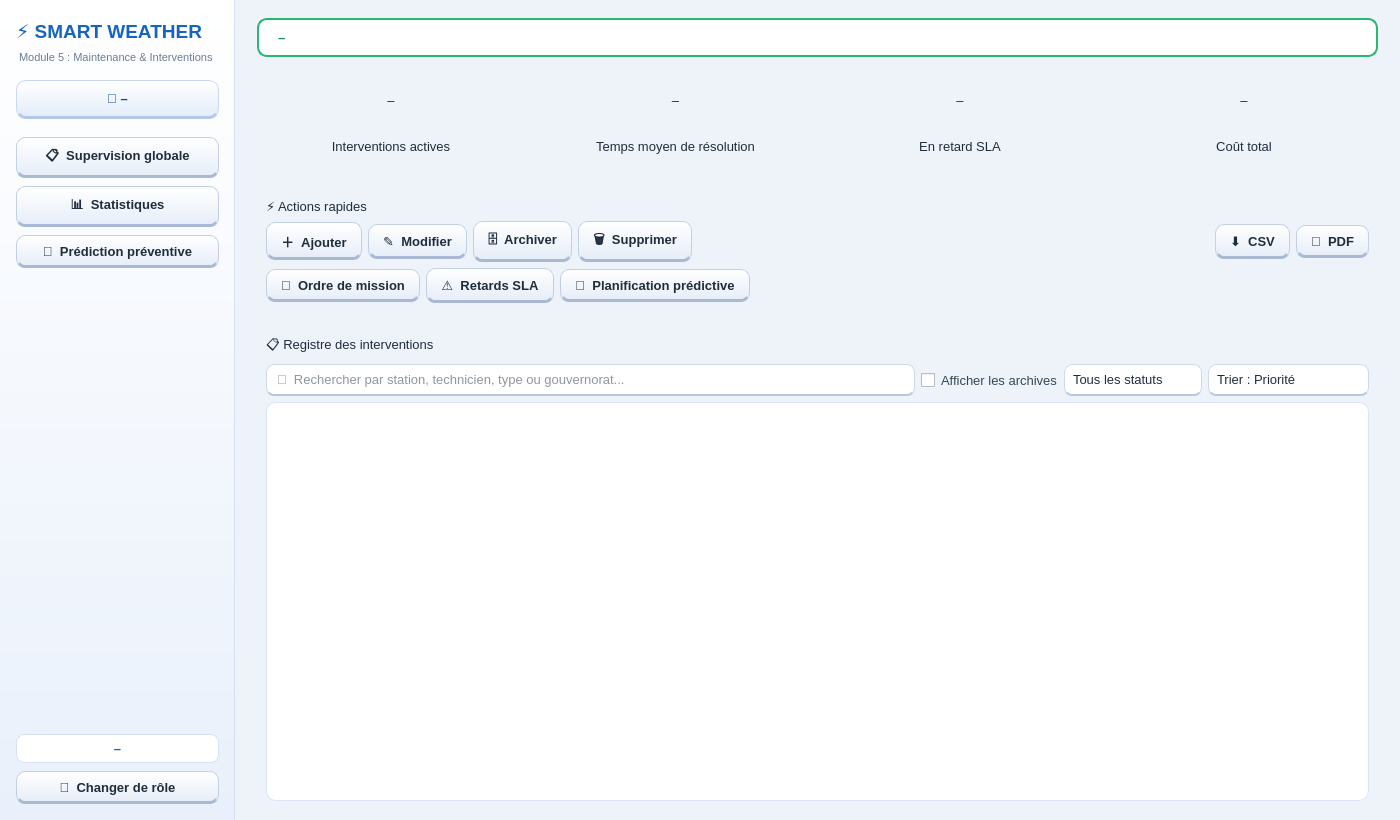
<?xml version="1.0" encoding="UTF-8"?>
<ui version="4.0">
 <class>MaintenanceWindow</class>
 <widget class="QMainWindow" name="MaintenanceWindow">
  <property name="geometry"><rect><x>0</x><y>0</y><width>1400</width><height>820</height></rect></property>
  <property name="windowTitle"><string>Smart Weather – Module 5 : Maintenance &amp; Interventions</string></property>
  <property name="styleSheet">
   <string notr="true"><![CDATA[/* ===========================================================
   SMART WEATHER – Module 5 : Maintenance & Interventions
   Theme clair, cartes degradees, boutons en relief (3D)
   =========================================================== */
* { font-family: "Segoe UI", "Roboto", sans-serif; font-size: 13px; color: #1f2d3d; }
QMainWindow, QDialog, QWidget#central, QWidget#content { background: #eef2f9; }
QStackedWidget, QWidget#pageList, QWidget#pageStats { background: transparent; }

/* ---------- Sidebar ---------- */
QFrame#sidebar {
    background: qlineargradient(x1:0, y1:0, x2:0, y2:1, stop:0 #ffffff, stop:1 #e9f0fb);
    border-right: 1px solid #d5e1f3;
}
QLabel#lblBrand  { font-size: 19px; font-weight: 800; color: #1565c0; background: transparent; }
QLabel#lblModule { color: #6b7c93; font-size: 11px; background: transparent; padding-bottom: 8px; }
QLabel#lblUserRole {
    background: qlineargradient(x1:0, y1:0, x2:0, y2:1, stop:0 #ffffff, stop:1 #e3ecfa);
    border: 1px solid #c9d8ef; border-bottom: 3px solid #b3c8e8; border-radius: 10px;
    padding: 10px; color: #0d47a1; font-weight: 700; margin-bottom: 10px;
}
QLabel#lblClock { color: #1565c0; font-weight: 700; background: white; border: 1px solid #d5e1f3;
                  border-radius: 8px; padding: 6px; }

QPushButton[nav="true"] {
    text-align: left; padding: 11px 14px; border-radius: 10px; border: 1px solid transparent;
    background: transparent; color: #33475b; font-weight: 600;
}
QPushButton[nav="true"]:hover { background: #dfeafb; }
QPushButton[nav="true"]:checked {
    color: white; font-weight: 700; border: 1px solid #0d47a1; border-bottom: 3px solid #0b3a82;
    background: qlineargradient(x1:0, y1:0, x2:0, y2:1, stop:0 #42a5f5, stop:1 #1565c0);
}

/* ---------- Banniere de role ---------- */
QLabel#lblRole {
    background: white; color: #1b8a5a; font-weight: 700; padding: 10px 16px;
    border: 2px solid #2bb673; border-radius: 10px;
}

/* ---------- Cartes KPI (degrade + relief) ---------- */
QFrame[cardColor] { border-radius: 14px; border: none; }
QFrame[cardColor="blue"]   { background: qlineargradient(x1:0, y1:0, x2:1, y2:1, stop:0 #2196f3, stop:1 #0d47a1);
                             border-bottom: 5px solid #0a3577; }
QFrame[cardColor="green"]  { background: qlineargradient(x1:0, y1:0, x2:1, y2:1, stop:0 #11c98f, stop:1 #00796b);
                             border-bottom: 5px solid #00564c; }
QFrame[cardColor="red"]    { background: qlineargradient(x1:0, y1:0, x2:1, y2:1, stop:0 #ff5252, stop:1 #c62828);
                             border-bottom: 5px solid #8e1b1b; }
QFrame[cardColor="purple"] { background: qlineargradient(x1:0, y1:0, x2:1, y2:1, stop:0 #9575ff, stop:1 #5e35b1);
                             border-bottom: 5px solid #432780; }
QLabel[kpiValue="true"] { font-size: 30px; font-weight: 800; color: white; background: transparent; border: none; }
QLabel[kpiLabel="true"] { font-size: 12px; color: rgba(255,255,255,0.92); background: transparent; border: none; }

/* ---------- Panneaux ---------- */
QFrame[panel="true"] { background: white; border: 1px solid #e0e8f4; border-bottom: 3px solid #d0dbec; border-radius: 14px; }
QFrame[panel="true"] QLabel, QFrame[panel="true"] QCheckBox { background: transparent; border: none; }
QFrame[panel="true"] QLabel[panelTitle="true"] { font-size: 14px; font-weight: 800; color: #1565c0;
                            border-bottom: 2px solid #1976d2; padding-bottom: 4px; }

/* ---------- Boutons en relief ---------- */
QPushButton {
    color: #1f2d3d; font-weight: 600; padding: 8px 14px 6px 14px; border-radius: 9px;
    border: 1px solid #c3cfe2; border-bottom: 3px solid #a9b9d3;
    background: qlineargradient(x1:0, y1:0, x2:0, y2:1, stop:0 #ffffff, stop:1 #e6edf8);
}
QPushButton:hover   { background: qlineargradient(x1:0, y1:0, x2:0, y2:1, stop:0 #ffffff, stop:1 #d6e6fd); }
QPushButton:pressed { border-bottom: 1px solid #a9b9d3; padding: 10px 14px 4px 14px; }
QPushButton:disabled { color: #9aa7b8; background: #eef1f6; border: 1px solid #dde3ee; border-bottom: 3px solid #cfd7e4; }

QPushButton[role="primary"], QPushButton[role="edit"], QPushButton[role="success"], QPushButton[role="danger"],
QPushButton[role="warning"], QPushButton[role="purple"], QPushButton[role="accent"], QPushButton[role="navy"] {
    color: white; font-weight: 700;
}
QPushButton[role="primary"]  { border: 1px solid #0d47a1; border-bottom: 3px solid #0a3577;
    background: qlineargradient(x1:0, y1:0, x2:0, y2:1, stop:0 #42a5f5, stop:1 #1565c0); }
QPushButton[role="edit"]     { border: 1px solid #3b6fb6; border-bottom: 3px solid #2c548c;
    background: qlineargradient(x1:0, y1:0, x2:0, y2:1, stop:0 #6f9bd6, stop:1 #3b6fb6); }
QPushButton[role="success"]  { border: 1px solid #1b8a5a; border-bottom: 3px solid #12633f;
    background: qlineargradient(x1:0, y1:0, x2:0, y2:1, stop:0 #3ddc97, stop:1 #1b9e66); }
QPushButton[role="danger"]   { border: 1px solid #c62828; border-bottom: 3px solid #8e1b1b;
    background: qlineargradient(x1:0, y1:0, x2:0, y2:1, stop:0 #ff6b6b, stop:1 #d32f2f); }
QPushButton[role="warning"]  { border: 1px solid #e67e00; border-bottom: 3px solid #b05f00;
    background: qlineargradient(x1:0, y1:0, x2:0, y2:1, stop:0 #ffb74d, stop:1 #f57c00); }
QPushButton[role="purple"]   { border: 1px solid #6a3fd1; border-bottom: 3px solid #4b2b99;
    background: qlineargradient(x1:0, y1:0, x2:0, y2:1, stop:0 #9d7bff, stop:1 #6a3fd1); }
QPushButton[role="accent"]   { border: 1px solid #00796b; border-bottom: 3px solid #00564c;
    background: qlineargradient(x1:0, y1:0, x2:0, y2:1, stop:0 #26c6b0, stop:1 #00897b); }
QPushButton[role="navy"]     { border: 1px solid #1a2f55; border-bottom: 3px solid #101e38;
    background: qlineargradient(x1:0, y1:0, x2:0, y2:1, stop:0 #3d5a96, stop:1 #1f3a6e); }
QPushButton[role]:hover      { padding-bottom: 6px; }
QPushButton[role]:pressed    { border-bottom: 1px solid #000000; padding: 10px 14px 4px 14px; }
QPushButton[role]:disabled   { color: #9aa7b8; background: #eef1f6; border: 1px solid #dde3ee; border-bottom: 3px solid #cfd7e4; }
QPushButton[nav="true"]:pressed { padding: 11px 14px; border-bottom: 1px solid #0b3a82; }

/* ---------- Champs ---------- */
QLineEdit, QComboBox, QDateEdit, QDoubleSpinBox, QTextEdit {
    background: white; border: 1px solid #cfd8e6; border-bottom: 2px solid #b9c7dc; border-radius: 8px; padding: 6px 8px;
}
QLineEdit:focus, QComboBox:focus, QDateEdit:focus, QDoubleSpinBox:focus, QTextEdit:focus {
    border: 1px solid #1976d2; border-bottom: 2px solid #1976d2;
}
QCheckBox { spacing: 6px; color: #33475b; }

/* Fleches (arrow_down.png / arrow_up.png) */
QComboBox::drop-down, QDateEdit::drop-down {
    subcontrol-origin: padding; subcontrol-position: center right; width: 24px; border: none;
}
QComboBox::down-arrow, QDateEdit::down-arrow { image: url(:/maintenance_arrow_down.png); width: 12px; height: 8px; }
QComboBox QAbstractItemView {
    background: white; border: 1px solid #cfd8e6;
    selection-background-color: #bbdefb; selection-color: #0d1b2a;
}
QDoubleSpinBox::up-button   { subcontrol-origin: border; subcontrol-position: top right;    width: 22px; border: none; }
QDoubleSpinBox::down-button { subcontrol-origin: border; subcontrol-position: bottom right; width: 22px; border: none; }
QDoubleSpinBox::up-arrow    { image: url(:/maintenance_arrow_up.png);   width: 10px; height: 7px; }
QDoubleSpinBox::down-arrow  { image: url(:/maintenance_arrow_down.png); width: 10px; height: 7px; }

/* ---------- Tableau ---------- */
QTableView {
    background: white; alternate-background-color: #f4f8fe;
    border: 1px solid #dbe5f3; border-radius: 10px; gridline-color: transparent;
    selection-background-color: #bbdefb; selection-color: #0d1b2a;
}
QHeaderView::section {
    background: qlineargradient(x1:0, y1:0, x2:0, y2:1, stop:0 #2f7fd6, stop:1 #1250a8);
    color: white; font-weight: 700; padding: 9px 8px; border: none; border-right: 1px solid #0d3f87;
}
QTableCornerButton::section { background: #1250a8; border: none; }

/* ---------- Scrollbars ---------- */
QScrollBar:vertical { background: #eef2f9; width: 12px; margin: 0; border-radius: 6px; }
QScrollBar::handle:vertical { background: #b9cbe8; border-radius: 6px; min-height: 30px; }
QScrollBar::handle:vertical:hover { background: #90b4f0; }
QScrollBar::add-line:vertical, QScrollBar::sub-line:vertical { height: 0; }
QScrollBar:horizontal { background: #eef2f9; height: 12px; margin: 0; border-radius: 6px; }
QScrollBar::handle:horizontal { background: #b9cbe8; border-radius: 6px; min-width: 30px; }
QScrollBar::add-line:horizontal, QScrollBar::sub-line:horizontal { width: 0; }

QToolTip { background: #1f3a6e; color: white; border: none; padding: 5px 8px; border-radius: 6px; }
QStatusBar { background: white; color: #6b7c93; border-top: 1px solid #d5e1f3; }

/* ---------- Dialogue Intervention ---------- */
QLabel#dlgTitle {
    color: white; font-size: 19px; font-weight: 800; padding: 16px 22px; border-radius: 14px;
    border-bottom: 5px solid #0a3577;
    background: qlineargradient(x1:0, y1:0, x2:1, y2:1, stop:0 #2196f3, stop:1 #0d47a1);
}
QLabel#dlgSub { color: #6b7c93; font-size: 12px; background: transparent; padding: 0 4px 2px 4px; }
QLabel[caption="true"] { font-size: 11px; font-weight: 700; color: #4a6384; background: transparent; border: none;
                         padding-top: 4px; }
QFrame#formCard { background: white; border: 1px solid #e0e8f4; border-bottom: 3px solid #d0dbec; border-radius: 14px; }
QFrame#formCard QLabel { background: transparent; border: none; }
QDialogButtonBox QPushButton { min-width: 120px; }
]]></string>
  </property>
  <widget class="QWidget" name="central">
   <layout class="QHBoxLayout" name="rootLayout">
    <property name="spacing"><number>0</number></property>
    <property name="leftMargin"><number>0</number></property>
    <property name="topMargin"><number>0</number></property>
    <property name="rightMargin"><number>0</number></property>
    <property name="bottomMargin"><number>0</number></property>
    <item>
     <widget class="QFrame" name="sidebar">
      <property name="minimumSize"><size><width>235</width><height>0</height></size></property>
      <property name="maximumSize"><size><width>235</width><height>16777215</height></size></property>
      <layout class="QVBoxLayout" name="sideLayout">
       <property name="spacing"><number>8</number></property>
       <property name="leftMargin"><number>16</number></property>
       <property name="topMargin"><number>20</number></property>
       <property name="rightMargin"><number>16</number></property>
       <property name="bottomMargin"><number>16</number></property>
       <item>
        <widget class="QLabel" name="lblBrand"><property name="text"><string>⚡ SMART WEATHER</string></property></widget>
       </item>
       <item>
        <widget class="QLabel" name="lblModule">
         <property name="text"><string>Module 5 : Maintenance &amp; Interventions</string></property>
         <property name="wordWrap"><bool>true</bool></property>
        </widget>
       </item>
       <item>
        <widget class="QLabel" name="lblUserRole">
         <property name="text"><string>👤 –</string></property>
         <property name="alignment"><set>Qt::AlignCenter</set></property>
         <property name="wordWrap"><bool>true</bool></property>
        </widget>
       </item>
     <item>
      <widget class="QPushButton" name="btnNavList">
       <property name="nav" stdset="0"><bool>true</bool></property>
       <property name="checkable"><bool>true</bool></property>
       <property name="autoExclusive"><bool>true</bool></property>
       <property name="checked"><bool>true</bool></property>
       <property name="text"><string>📋  Supervision globale</string></property>
       <property name="cursor"><cursorShape>PointingHandCursor</cursorShape></property>
      </widget>
     </item>
     <item>
      <widget class="QPushButton" name="btnNavStats">
       <property name="nav" stdset="0"><bool>true</bool></property>
       <property name="checkable"><bool>true</bool></property>
       <property name="autoExclusive"><bool>true</bool></property>
       <property name="text"><string>📊  Statistiques</string></property>
       <property name="cursor"><cursorShape>PointingHandCursor</cursorShape></property>
      </widget>
     </item>
     <item>
      <widget class="QPushButton" name="btnNavPredict">
       <property name="nav" stdset="0"><bool>true</bool></property>
       <property name="text"><string>🔮  Prédiction préventive</string></property>
       <property name="cursor"><cursorShape>PointingHandCursor</cursorShape></property>
      </widget>
     </item>
       <item>
        <spacer name="spacerSide">
         <property name="orientation"><enum>Qt::Vertical</enum></property>
         <property name="sizeHint" stdset="0"><size><width>20</width><height>40</height></size></property>
        </spacer>
       </item>
       <item>
        <widget class="QLabel" name="lblClock">
         <property name="text"><string>–</string></property>
         <property name="alignment"><set>Qt::AlignCenter</set></property>
        </widget>
       </item>
       <item>
        <widget class="QPushButton" name="btnChangeRole">
         <property name="role" stdset="0"><string>primary</string></property>
         <property name="text"><string>🔁  Changer de rôle</string></property>
         <property name="cursor"><cursorShape>PointingHandCursor</cursorShape></property>
        </widget>
       </item>
      </layout>
     </widget>
    </item>
    <item>
     <widget class="QWidget" name="content">
      <layout class="QVBoxLayout" name="contentLayout">
       <property name="spacing"><number>14</number></property>
       <property name="leftMargin"><number>22</number></property>
       <property name="topMargin"><number>18</number></property>
       <property name="rightMargin"><number>22</number></property>
       <property name="bottomMargin"><number>10</number></property>
       <item>
        <widget class="QLabel" name="lblRole">
         <property name="text"><string>–</string></property>
        </widget>
       </item>
       <item>
        <widget class="QStackedWidget" name="stack">
         <property name="currentIndex"><number>0</number></property>
         <widget class="QWidget" name="pageList">
          <layout class="QVBoxLayout" name="listLayout">
           <property name="spacing"><number>14</number></property>
           <property name="leftMargin"><number>0</number></property>
           <property name="topMargin"><number>0</number></property>
           <property name="rightMargin"><number>0</number></property>
           <property name="bottomMargin"><number>0</number></property>
           <item>
            <layout class="QHBoxLayout" name="kpiLayout">
             <property name="spacing"><number>16</number></property>
          <item>
           <widget class="QFrame" name="cardTotal">
            <property name="cardColor" stdset="0"><string>blue</string></property>
            <property name="minimumSize"><size><width>0</width><height>104</height></size></property>
            <layout class="QVBoxLayout" name="cardTotalLayout">
             <item>
              <widget class="QLabel" name="kpiTotal">
               <property name="kpiValue" stdset="0"><bool>true</bool></property>
               <property name="text"><string>–</string></property>
               <property name="alignment"><set>Qt::AlignCenter</set></property>
              </widget>
             </item>
             <item>
              <widget class="QLabel" name="lblKpiTotal">
               <property name="kpiLabel" stdset="0"><bool>true</bool></property>
               <property name="text"><string>Interventions actives</string></property>
               <property name="alignment"><set>Qt::AlignCenter</set></property>
              </widget>
             </item>
            </layout>
           </widget>
          </item>
          <item>
           <widget class="QFrame" name="cardAvg">
            <property name="cardColor" stdset="0"><string>green</string></property>
            <property name="minimumSize"><size><width>0</width><height>104</height></size></property>
            <layout class="QVBoxLayout" name="cardAvgLayout">
             <item>
              <widget class="QLabel" name="kpiAvg">
               <property name="kpiValue" stdset="0"><bool>true</bool></property>
               <property name="text"><string>–</string></property>
               <property name="alignment"><set>Qt::AlignCenter</set></property>
              </widget>
             </item>
             <item>
              <widget class="QLabel" name="lblKpiAvg">
               <property name="kpiLabel" stdset="0"><bool>true</bool></property>
               <property name="text"><string>Temps moyen de résolution</string></property>
               <property name="alignment"><set>Qt::AlignCenter</set></property>
              </widget>
             </item>
            </layout>
           </widget>
          </item>
          <item>
           <widget class="QFrame" name="cardLate">
            <property name="cardColor" stdset="0"><string>red</string></property>
            <property name="minimumSize"><size><width>0</width><height>104</height></size></property>
            <layout class="QVBoxLayout" name="cardLateLayout">
             <item>
              <widget class="QLabel" name="kpiLate">
               <property name="kpiValue" stdset="0"><bool>true</bool></property>
               <property name="text"><string>–</string></property>
               <property name="alignment"><set>Qt::AlignCenter</set></property>
              </widget>
             </item>
             <item>
              <widget class="QLabel" name="lblKpiLate">
               <property name="kpiLabel" stdset="0"><bool>true</bool></property>
               <property name="text"><string>En retard SLA</string></property>
               <property name="alignment"><set>Qt::AlignCenter</set></property>
              </widget>
             </item>
            </layout>
           </widget>
          </item>
          <item>
           <widget class="QFrame" name="cardCost">
            <property name="cardColor" stdset="0"><string>purple</string></property>
            <property name="minimumSize"><size><width>0</width><height>104</height></size></property>
            <layout class="QVBoxLayout" name="cardCostLayout">
             <item>
              <widget class="QLabel" name="kpiCost">
               <property name="kpiValue" stdset="0"><bool>true</bool></property>
               <property name="text"><string>–</string></property>
               <property name="alignment"><set>Qt::AlignCenter</set></property>
              </widget>
             </item>
             <item>
              <widget class="QLabel" name="lblKpiCost">
               <property name="kpiLabel" stdset="0"><bool>true</bool></property>
               <property name="text"><string>Coût total</string></property>
               <property name="alignment"><set>Qt::AlignCenter</set></property>
              </widget>
             </item>
            </layout>
           </widget>
          </item>
            </layout>
           </item>
           <item>
            <widget class="QFrame" name="actionsCard">
             <property name="panel" stdset="0"><bool>true</bool></property>
             <layout class="QVBoxLayout" name="actionsLayout">
              <item>
               <widget class="QLabel" name="lblActionsTitle">
                <property name="panelTitle" stdset="0"><bool>true</bool></property>
                <property name="text"><string>⚡ Actions rapides</string></property>
               </widget>
              </item>
              <item>
               <layout class="QHBoxLayout" name="btnLayout">
          <item>
           <widget class="QPushButton" name="btnAdd">
            <property name="role" stdset="0"><string>primary</string></property>
            <property name="text"><string>＋  Ajouter</string></property>
            <property name="cursor"><cursorShape>PointingHandCursor</cursorShape></property>
           </widget>
          </item>
          <item>
           <widget class="QPushButton" name="btnEdit">
            <property name="role" stdset="0"><string>edit</string></property>
            <property name="text"><string>✎  Modifier</string></property>
            <property name="cursor"><cursorShape>PointingHandCursor</cursorShape></property>
           </widget>
          </item>
          <item>
           <widget class="QPushButton" name="btnArchive">
            <property name="role" stdset="0"><string>warning</string></property>
            <property name="text"><string>🗄  Archiver</string></property>
            <property name="cursor"><cursorShape>PointingHandCursor</cursorShape></property>
           </widget>
          </item>
          <item>
           <widget class="QPushButton" name="btnDelete">
            <property name="role" stdset="0"><string>danger</string></property>
            <property name="text"><string>🗑  Supprimer</string></property>
            <property name="cursor"><cursorShape>PointingHandCursor</cursorShape></property>
           </widget>
          </item>
          <item>
           <spacer name="spacerBtns">
            <property name="orientation"><enum>Qt::Horizontal</enum></property>
            <property name="sizeHint" stdset="0"><size><width>40</width><height>20</height></size></property>
           </spacer>
          </item>
          <item>
           <widget class="QPushButton" name="btnCsv">
            <property name="role" stdset="0"><string>navy</string></property>
            <property name="text"><string>⬇  CSV</string></property>
            <property name="cursor"><cursorShape>PointingHandCursor</cursorShape></property>
           </widget>
          </item>
          <item>
           <widget class="QPushButton" name="btnPdf">
            <property name="role" stdset="0"><string>navy</string></property>
            <property name="text"><string>📕  PDF</string></property>
            <property name="cursor"><cursorShape>PointingHandCursor</cursorShape></property>
           </widget>
          </item>
               </layout>
              </item>
              <item>
               <layout class="QHBoxLayout" name="btnLayout2">
          <item>
           <widget class="QPushButton" name="btnMission">
            <property name="role" stdset="0"><string>success</string></property>
            <property name="text"><string>📄  Ordre de mission</string></property>
            <property name="cursor"><cursorShape>PointingHandCursor</cursorShape></property>
           </widget>
          </item>
          <item>
           <widget class="QPushButton" name="btnSla">
            <property name="role" stdset="0"><string>purple</string></property>
            <property name="text"><string>⚠  Retards SLA</string></property>
            <property name="cursor"><cursorShape>PointingHandCursor</cursorShape></property>
           </widget>
          </item>
          <item>
           <widget class="QPushButton" name="btnPredict">
            <property name="role" stdset="0"><string>accent</string></property>
            <property name="text"><string>🔮  Planification prédictive</string></property>
            <property name="cursor"><cursorShape>PointingHandCursor</cursorShape></property>
           </widget>
          </item>
          <item>
           <spacer name="spacerBtns2">
            <property name="orientation"><enum>Qt::Horizontal</enum></property>
            <property name="sizeHint" stdset="0"><size><width>40</width><height>20</height></size></property>
           </spacer>
          </item>
               </layout>
              </item>
             </layout>
            </widget>
           </item>
           <item>
            <widget class="QFrame" name="registryCard">
             <property name="panel" stdset="0"><bool>true</bool></property>
             <layout class="QVBoxLayout" name="registryLayout">
              <item>
               <widget class="QLabel" name="lblRegistryTitle">
                <property name="panelTitle" stdset="0"><bool>true</bool></property>
                <property name="text"><string>📋 Registre des interventions</string></property>
               </widget>
              </item>
              <item>
               <layout class="QHBoxLayout" name="searchLayout" stretch="1,0,0,0">
                <item>
                 <widget class="QLineEdit" name="lineSearch">
                  <property name="placeholderText"><string>🔎  Rechercher par station, technicien, type ou gouvernorat...</string></property>
                 </widget>
                </item>
                <item>
                 <widget class="QCheckBox" name="chkArchive">
                  <property name="text"><string>Afficher les archives</string></property>
                 </widget>
                </item>
                <item>
                 <widget class="QComboBox" name="comboStatus">
                  <item><property name="text"><string>Tous les statuts</string></property></item>
                  <item><property name="text"><string>Planifiée</string></property></item>
                  <item><property name="text"><string>En cours</string></property></item>
                  <item><property name="text"><string>Terminée</string></property></item>
                  <item><property name="text"><string>Annulée</string></property></item>
                 </widget>
                </item>
                <item>
                 <widget class="QComboBox" name="comboSort">
                  <item><property name="text"><string>Trier : Priorité</string></property></item>
                  <item><property name="text"><string>Trier : Date planifiée</string></property></item>
                  <item><property name="text"><string>Trier : Statut</string></property></item>
                  <item><property name="text"><string>Trier : Coût</string></property></item>
                 </widget>
                </item>
               </layout>
              </item>
              <item>
               <widget class="QTableView" name="tableView"/>
              </item>
             </layout>
            </widget>
           </item>
          </layout>
         </widget>
         <widget class="QWidget" name="pageStats">
          <layout class="QGridLayout" name="chartsLayout">
           <property name="spacing"><number>16</number></property>
           <property name="leftMargin"><number>0</number></property>
           <property name="topMargin"><number>0</number></property>
           <property name="rightMargin"><number>0</number></property>
           <property name="bottomMargin"><number>0</number></property>
          </layout>
         </widget>
        </widget>
       </item>
      </layout>
     </widget>
    </item>
   </layout>
  </widget>
 </widget>
 <resources/>
 <connections/>
</ui>
